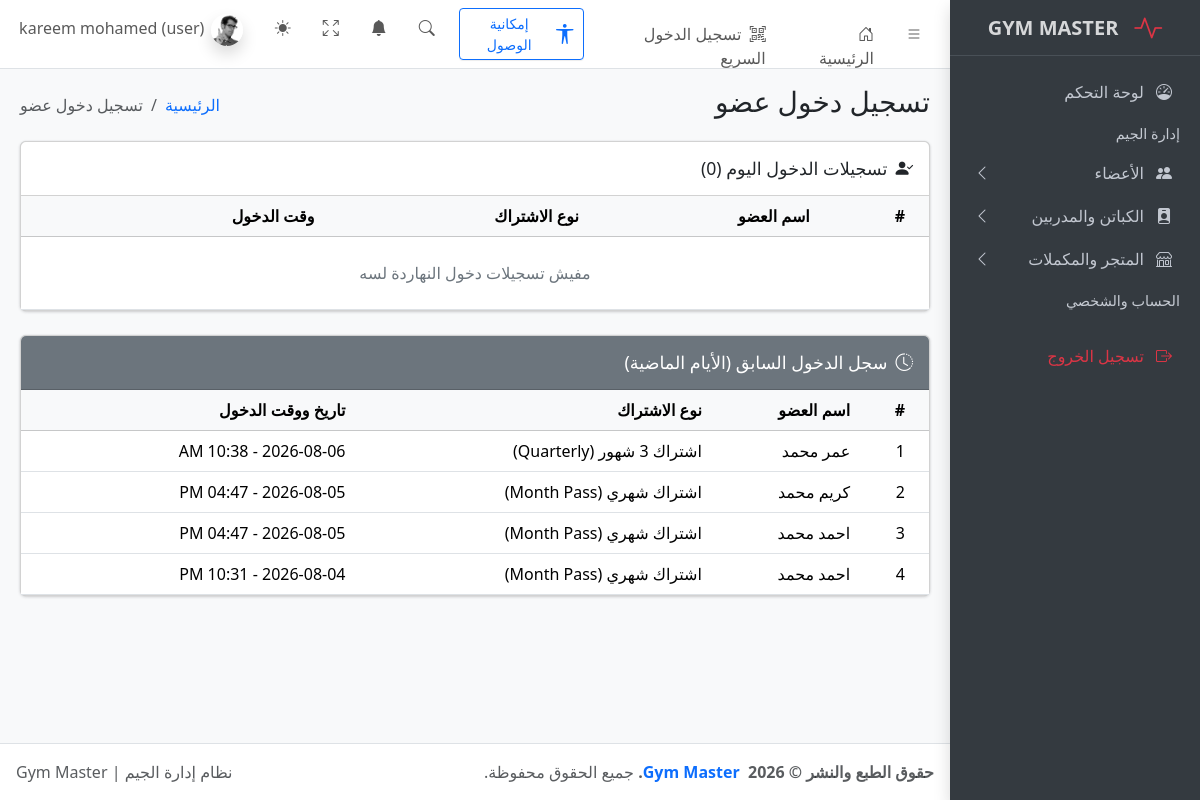
/check-in.php (signed in), run on the app's committed database.
### tables this page shows
CREATE TABLE `check_ins` (
  `id` int(11) NOT NULL,
  `member_id` int(11) NOT NULL,
  `check_in_time` datetime DEFAULT current_timestamp()
);

CREATE TABLE `members` (
  `id` int(11) NOT NULL,
  `full_name` varchar(100) NOT NULL,
  `phone` varchar(20) NOT NULL,
  `email` varchar(150) DEFAULT NULL,
  `address` varchar(255) DEFAULT NULL,
  `gender` enum('male','female') NOT NULL DEFAULT 'male',
  `birth_date` date DEFAULT NULL,
  `join_date` date NOT NULL,
  `notes` text DEFAULT NULL,
  `created_at` timestamp NOT NULL DEFAULT current_timestamp(),
  `membership_type` varchar(50) DEFAULT NULL,
  `subscription_start` date DEFAULT NULL,
  `subscription_end` date DEFAULT NULL,
  `status` varchar(20) DEFAULT 'active'
);

### config/db.php (called while the page is built, shortened)
<?php
if (!function_exists('isLoggedIn')) {
    function isLoggedIn() {
        return isset($_SESSION['user_id']);
    }
}
if (!function_exists('hasRole')) {
    function hasRole($allowedRoles) {
        $userRole = $_SESSION['role'] ?? 'user';
        return in_array($userRole, $allowedRoles, true);
    }
}
?>

### check-in.php (the view, shortened to what this page needs)
<?php
require_once 'config/db.php';
$todayCheckins = $pdo->query(
    "SELECT c.id, c.check_in_time, m.full_name,
            (SELECT p.name FROM subscriptions s
             JOIN packages p ON p.id = s.package_id
             WHERE s.member_id = m.id
             ORDER BY s.end_date DESC LIMIT 1) AS package_name,
            (SELECT s.end_date FROM subscriptions s
             WHERE s.member_id = m.id
             ORDER BY s.end_date DESC LIMIT 1) AS end_date
     FROM check_ins c
     JOIN members m ON m.id = c.member_id
     WHERE DATE(c.check_in_time) = CURDATE()
     ORDER BY c.check_in_time DESC"
)->fetchAll();
$pastCheckins = $pdo->query(
    "SELECT c.id, c.check_in_time, m.full_name,
            (SELECT p.name FROM subscriptions s
             JOIN packages p ON p.id = s.package_id
             WHERE s.member_id = m.id
             ORDER BY s.end_date DESC LIMIT 1) AS package_name
     FROM check_ins c
     JOIN members m ON m.id = c.member_id
     WHERE DATE(c.check_in_time) < CURDATE()
     ORDER BY c.check_in_time DESC
     LIMIT 10"
)->fetchAll();
require_once 'includes/header.php';
require_once 'includes/sidebar.php';
?>
<main class="app-main">
  <div class="app-content-header">
    <div class="container-fluid">
      <div class="row">
        <div class="col-sm-6">
          <h3 class="mb-0">تسجيل دخول عضو</h3>
        </div>
        <div class="col-sm-6">
          <ol class="breadcrumb float-sm-end">
            <li class="breadcrumb-item"><a href="index.php">الرئيسية</a></li>
            <li class="breadcrumb-item active">تسجيل دخول عضو</li>
          </ol>
        </div>
      </div>
    </div>
  </div>
  <div class="app-content">
    <div class="container-fluid">
      <div class="row">
        <div class="<?= hasRole(['admin', 'staff']) ? 'col-lg-8' : 'col-lg-12' ?>">
          <div class="card mb-4">
            <div class="card-header">
              <h3 class="card-title"><i class="bi bi-person-check-fill me-2"></i>تسجيلات الدخول اليوم (<?= count($todayCheckins) ?>)</h3>
            </div>
            <div class="card-body p-0">
              <div class="table-responsive">
                <table class="table table-hover mb-0 align-middle">
                  <thead class="table-light">
                    <tr>
                      <th>#</th>
                      <th>اسم العضو</th>
                      <th>نوع الاشتراك</th>
                      <th>وقت الدخول</th>
                    </tr>
                  </thead>
                  <tbody>
                    <?php if (empty($todayCheckins)): ?>
                      <tr><td colspan="4" class="text-center text-secondary py-4">مفيش تسجيلات دخول النهاردة لسه</td></tr>
                    <?php endif; ?>
                  </tbody>
                </table>
              </div>
            </div>
          </div>
          <div class="card mb-4">
            <div class="card-header bg-secondary text-white">
              <h3 class="card-title"><i class="bi bi-clock-history me-2"></i>سجل الدخول السابق (الأيام الماضية)</h3>
            </div>
            <div class="card-body p-0">
              <div class="table-responsive">
                <table class="table table-hover mb-0 align-middle">
                  <thead class="table-light">
                    <tr>
                      <th>#</th>
                      <th>اسم العضو</th>
                      <th>نوع الاشتراك</th>
                      <th>تاريخ ووقت الدخول</th>
                    </tr>
                  </thead>
                  <tbody>
                    <?php if (empty($pastCheckins)): ?>
                      <tr><td colspan="4" class="text-center text-secondary py-4">لا توجد سجلات دخول سابقة</td></tr>
                    <?php else: ?>
                      <?php foreach ($pastCheckins as $i => $past): ?>
                        <tr>
                          <td><?= $i + 1 ?></td>
                          <td><?= htmlspecialchars($past['full_name']) ?></td>
                          <td><?= htmlspecialchars($past['package_name'] ?? 'بدون اشتراك') ?></td>
                          <td><?= date('Y-m-d - h:i A', strtotime($past['check_in_time'])) ?></td>
                        </tr>
                      <?php endforeach; ?>
                    <?php endif; ?>
                  </tbody>
                </table>
              </div>
            </div>
          </div>
        </div>
      </div>
    </div>
  </div>
</main>
<?php require_once 'includes/footer.php'; ?>

### data on the page
check_ins: member.full_name "عمر محمد", package_name "اشتراك 3 شهور (Quarterly)", check_in_time "2026-08-06 - 10:38 AM"
check_ins: member.full_name "كريم محمد", package_name "اشتراك شهري (Month Pass)", check_in_time "2026-08-05 - 04:47 PM"
check_ins: member.full_name "احمد محمد", package_name "اشتراك شهري (Month Pass)", check_in_time "2026-08-05 - 04:47 PM"
check_ins: member.full_name "احمد محمد", package_name "اشتراك شهري (Month Pass)", check_in_time "2026-08-04 - 10:31 PM"

### other printed values
$displayName "kareem mohamed"
$displayRole "user"
count($todayCheckins) "0"
